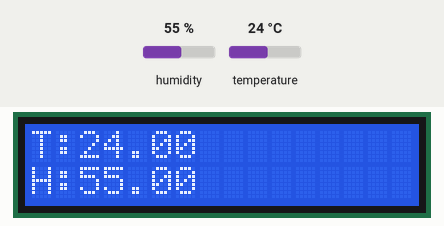
Bench run of a sketch on a simulated Arduino Uno, built with avr-gcc and run on an emulated ATmega328P. Shown: 16×2 character LCD. The test bench sets the inputs (shaded band); at power-on: humidity 55 %, temperature 24 °C.

Above: at 1.2 s.
1.3 s: humidity set to 22 %
At 3.2 s:
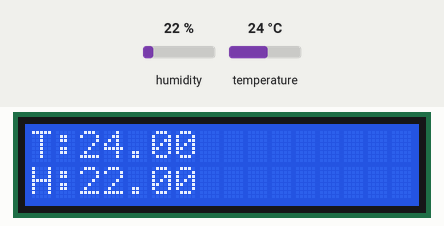
4.0 s: temperature set to 12 °C
At 4.4 s:
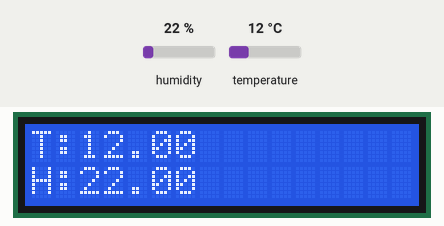
6.7 s: humidity set to 40 %
At 9.2 s:
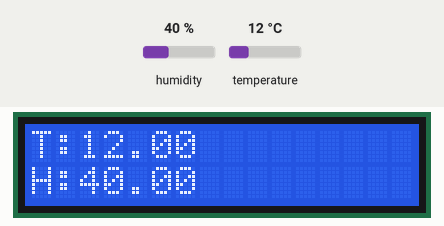
9.6 s: temperature set to 19 °C
At 11.6 s:
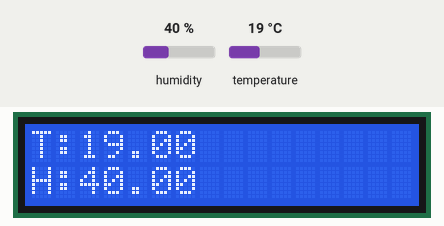
Timing chart, 0 to 13.1 s (numbered marks = the images above; inputs shaded):
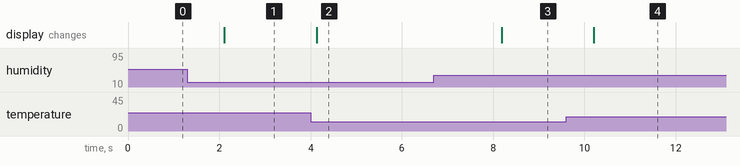

The sketch:

dht22_y_lcd2x16.ino
```cpp
#include <DHT.h>
#include <Wire.h>
#include <LiquidCrystal_I2C.h>

#define DHTPIN   4
#define DHTTYPE  DHT22

DHT dht(DHTPIN, DHTTYPE);
LiquidCrystal_I2C lcd(0x3F, 16, 2);


float temperatura = 0.0;
float humedadRelativa = 0.0;

void setup() {

  Serial.begin(115200);

  //Inicializa la configuracion del sensor
  dht.begin();

  lcd.init(); // LCD Init - Default I2C0 y lo pines
  lcd.backlight(); // Enciende la luz de fondo de la pantalla LCD
}

void loop()
{
  humedadRelativa = dht.readHumidity();
  temperatura     = dht.readTemperature();

  lcd.clear();
  lcd.setCursor(0, 0);  // setCursor(columna, fila);  -> columna(0...15), fila(0..1)
  lcd.print("T:");
  lcd.print(temperatura);
  lcd.setCursor(0, 1);
  lcd.print("H:");
  lcd.print(humedadRelativa);

  delay(2000);
}
```

Measured:
- after the input at 1.3 s, the display: changes after 0.81 s (image 1)
- after the input at 4.0 s, the display: changes after 0.14 s (image 2)
- after the input at 6.7 s, the display: changes after 1.5 s (image 3)
- after the input at 9.6 s, the display: changes after 0.61 s (image 4)
